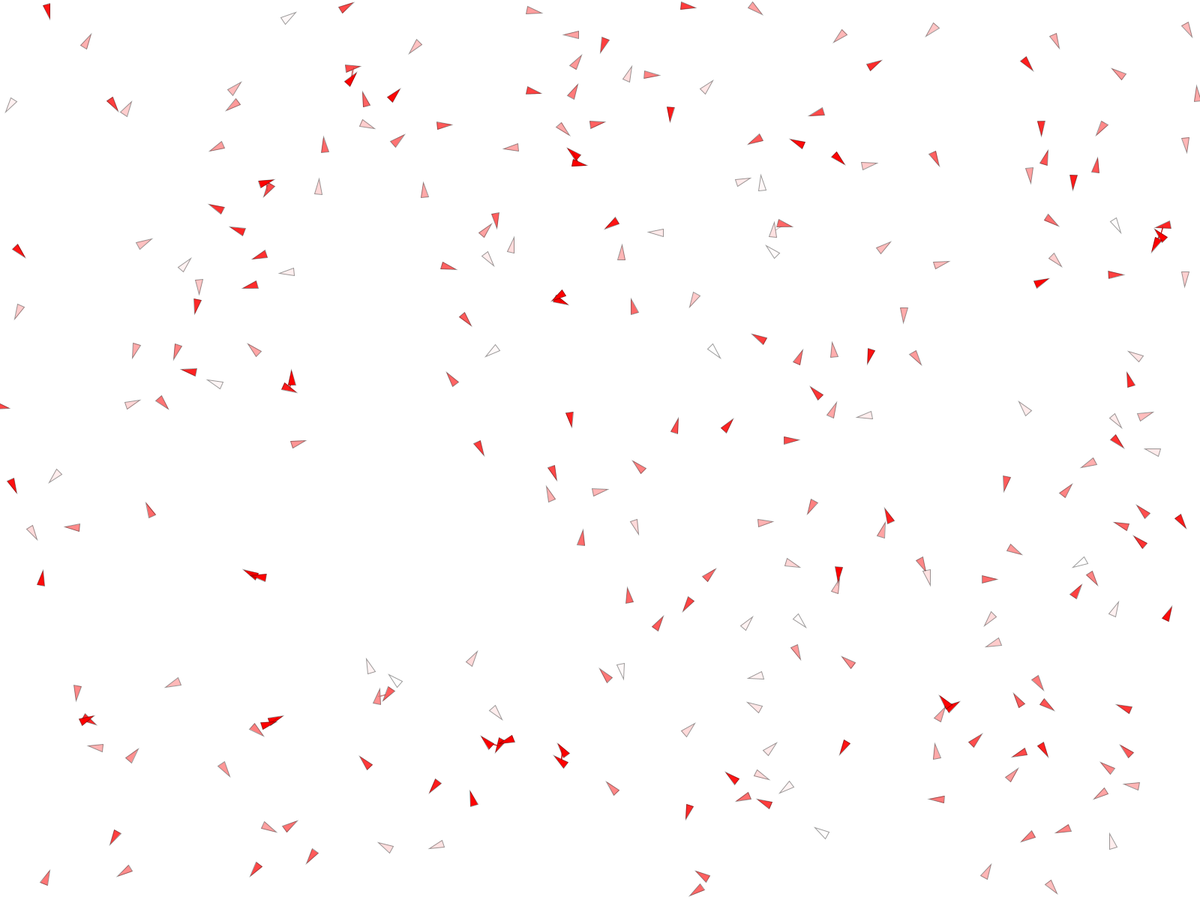
Frame 1 (no input)
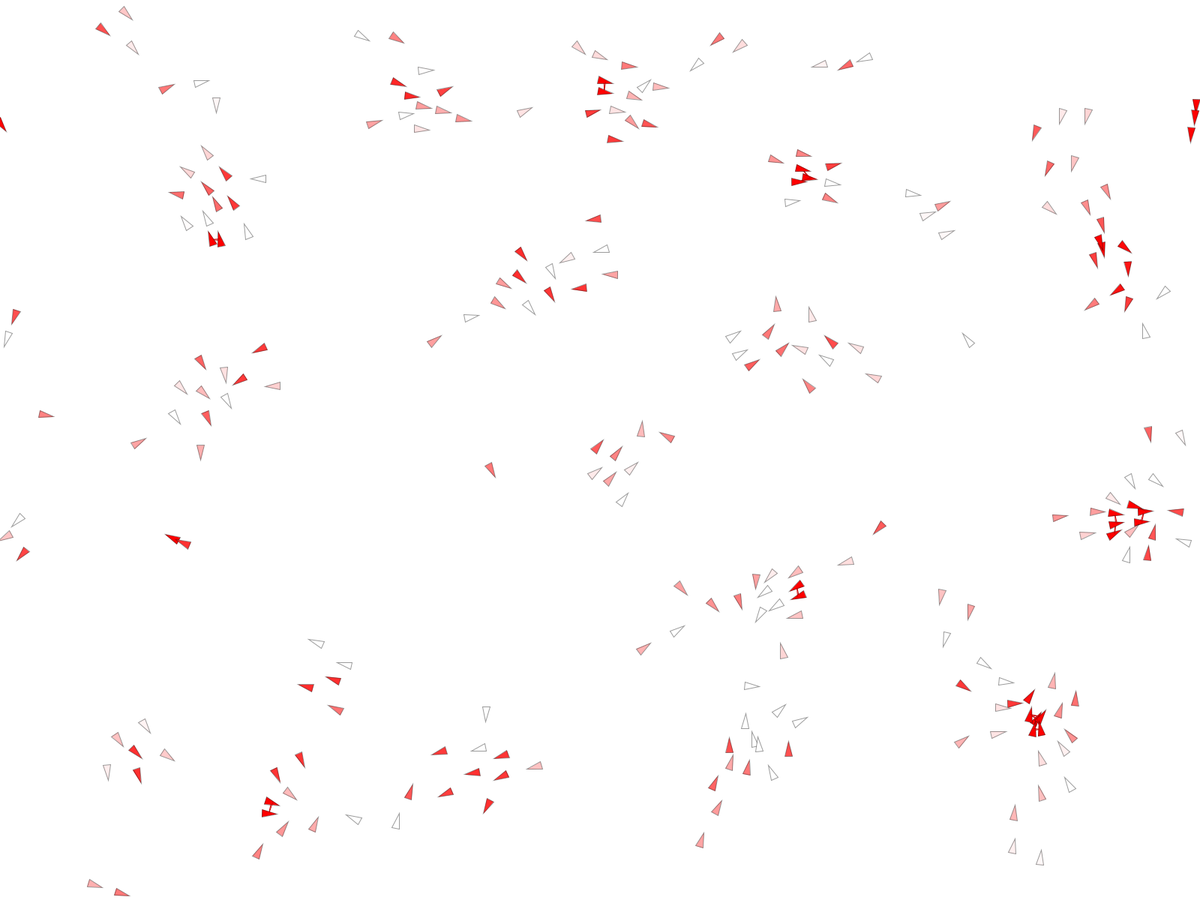
Frame 60 (the mouse pressed at the canvas centre just before this capture)
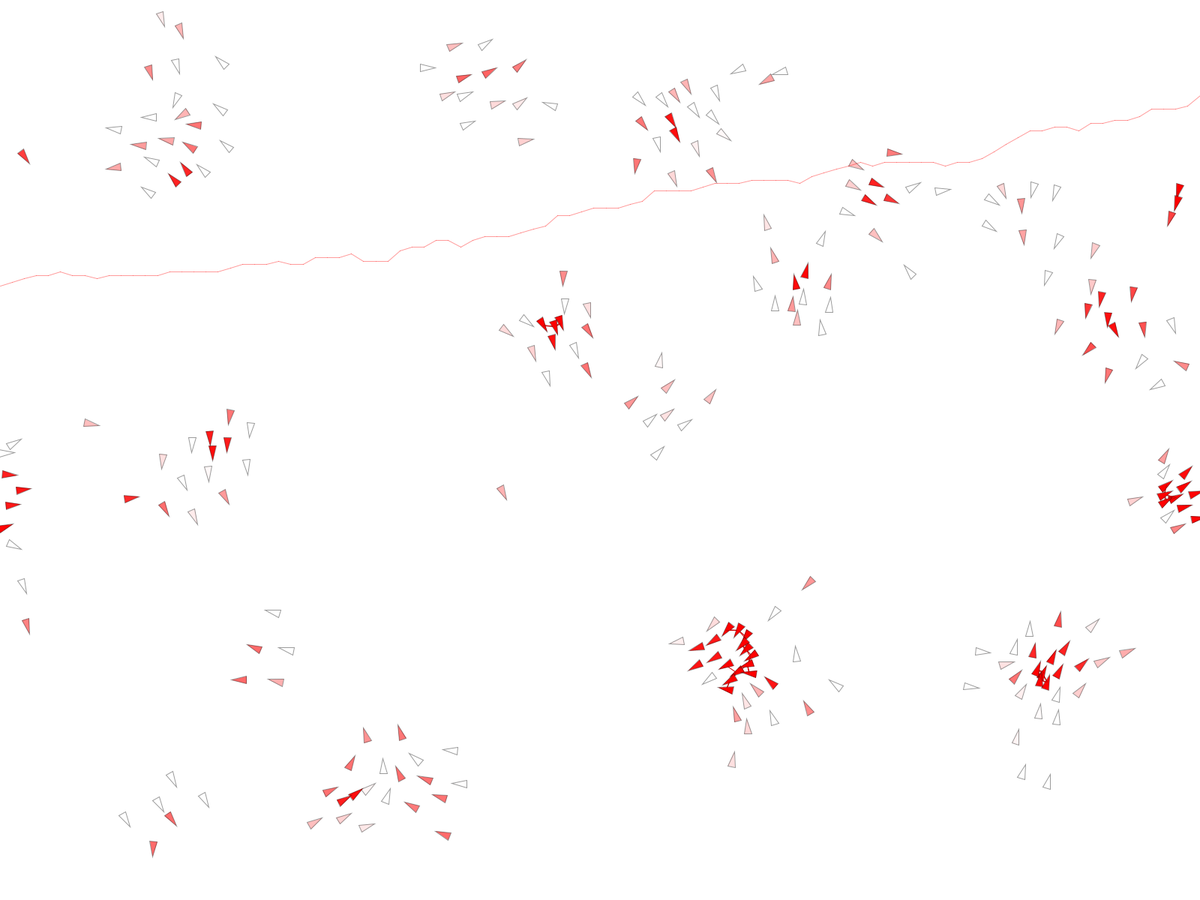
Frame 120 (the mouse held since frame 60 and released just before this capture)

The Processing sketch that drew these frames (run headless with seeded random() and noise(); from frame 60 on, the mouse is pressed at the canvas centre):

// Processing sketch: floking_disease_V2
// ── floking_disease_V2.pde
ArrayList <boid> flock = new ArrayList <boid> ();
float [] dati = new float [100];
float perc;
void setup() {//idea: grafico infezione
  colorMode(HSB);  

  fullScreen();
  // size(1200, 700);

  for (int i = 0; i < 255; i++) {
    flock.add(new boid(random(0, 254), new PVector (random(width), random(height))));
  }
}

void keyPressed() {
  if (key == 'i' || key == 'I') {
    flock.add(new boid(255, new PVector (mouseX, mouseY)));
  } else if (key == 'b' || key == 'B') {
    flock.add(new boid(0, new PVector (mouseX, mouseY)));
  } else if (key == 'r' || key == 'R') {
    if (flock.size() > 0) {
      flock.remove(0);
    }
  }
}

int infcount;

void draw() {
  background(255);  
  infcount = 0;
  for (boid m : flock) {

    m.behave(flock);
    m.edge();
    m.move();
    m.create();

    if (m.infection > 0) {

      infcount++;
    }
  }

  if (infcount != 0) { 
    perc = float(infcount) / float(flock.size());
  } else {
    perc = 0;
  }

  for (int k = dati.length -1; k > 0; k--) {
    dati[k] = dati[k - 1];
  }
 
    dati[0] = perc;
  
  if (frameCount > dati.length + 5) {
    for (int n = 1; n < dati.length; n++) {
      stroke(0, 255, 300, 100);
      line(n * width / (dati.length - 1), abs(height * dati[n] - height), (n - 1) * width / (dati.length - 1), abs( height * dati[n - 1]- height));
    }
  }
}

// ── boid.pde
class boid {

  PVector loc;
  PVector vel;
  PVector acc;
  float sight;
  float maxvel;
  float maxfor;
  float coeffc;
  float coeffa;
  float coeffs;
  float infection;

  boid(float inf, PVector origin) {
    loc = origin.copy();
    vel = new PVector (random(-2, 2), random(-2, 2));
    acc = new PVector (0, 0);
    sight = 100;
    maxvel = 2;
    maxfor = 0.1;
    coeffc = 1;
    coeffa = 1;
    coeffs = 1.3;
    infection = inf;
  }

  PVector cohese(ArrayList <boid> flock) {//regola: la direzione di ogni "boid" è la media della posizione dei compagni di stormo
    float csight = sight;
    int close = 0;
    PVector avloc = new PVector();

    for (boid c : flock) {

      if (this != c) {

        if (loc.dist(c.loc) < csight) {

          avloc.add(c.loc);
          close++;
        }
      }
    }

    if (close > 0) {

      avloc.div(close); //media
      avloc.sub(loc);//direzione
      avloc.setMag(maxvel);//velocità di spostamento momentanea
      avloc.sub(vel);//velocità di spostamento finale    
      avloc.limit(maxfor);//forza di coesione limitata (altrimenti i "boids" si attaccano istantaneamente)
    }
    return avloc;
  }

  PVector allign(ArrayList <boid> flock) {//regola: la velocità di ogni "boid" è la velocità media dei compagni di stormo

    float asight = sight / 2;
    int close = 0;
    PVector avvel = new PVector();

    for (boid a : flock) {

      if (this != a) {

        if (loc.dist(a.loc) < asight) {
          avvel.add(a.vel);
          close++;
        }
      }
    }

    if (close > 0) {

      avvel.div(close);
      avvel.setMag(maxvel);
      avvel.sub(vel);
      avvel.limit(maxfor);
    }
    return avvel;
  }

  PVector separate(ArrayList <boid> flock) {//regola: ogni "boid" si allontana dai compagni di stormo vicini. la forza di allonatnamento è porporzionale alla distanza dei "boid"

    float ssight = sight / 2;
    int close = 0;
    PVector closep = new PVector ();


    for (boid s : flock) {
      if (this != s) {
        float d = loc.dist(s.loc);
        if (d < ssight) {
          PVector diff = PVector.sub(loc, s.loc);
          diff.div(d * d);
          closep.add(diff);
          close++;

          if (d < ssight / 3 && s.infection > 0) {
            stroke(0, s.infection, 200);
            line(loc.x, loc.y, s.loc.x, s.loc.y);
            infection = infection + s.infection;
          }
        }
      }
    }

    if (close > 0) {

      closep.div(close);
      closep.setMag(maxvel);
      closep.sub(vel);
      closep.limit(maxfor);
    }
    return closep;
  }

  void behave(ArrayList <boid> flock) {//ogni forza imposta dalle regole viene applicata

    PVector cohesion = cohese(flock);
    PVector allignement = allign(flock);
    PVector separation = separate(flock);

    cohesion.mult(coeffc);
    allignement.mult(coeffa);
    separation.mult(coeffs);

    acc.add(cohesion);
    acc.add(allignement);
    acc.add(separation);
  }

  void edge() {//effetto pac-man

    if (loc.x < 0) {
      loc.x = width;
    } else if (loc.x > width) {
      loc.x = 0;
    }

    if (loc.y < 0) {
      loc.y = height;
    } else if (loc.y > height) {
      loc.y = 0;
    }
  }

  void move() {//classico
    loc.add(vel);
    vel.add(acc);
    vel.limit(maxvel);
    acc.mult(0);

    infection = infection - 1;

    if (infection < 0) {
      infection = 0;
    } else if (infection > 255) {
      infection = 255;
    }
  }

  void create() {//non del tutto mio...
    float angle = vel.heading() + radians(90);
    float r = 5;

    fill(0, infection, 300); //nel secondo slot
    stroke(0, 100);

    pushMatrix();
    translate(loc.x, loc.y);
    rotate(angle);
    beginShape(TRIANGLES);
    vertex(0, -r*2);
    vertex(-r, r*2);
    vertex(r, r*2);
    endShape();
    popMatrix();
  }
}
